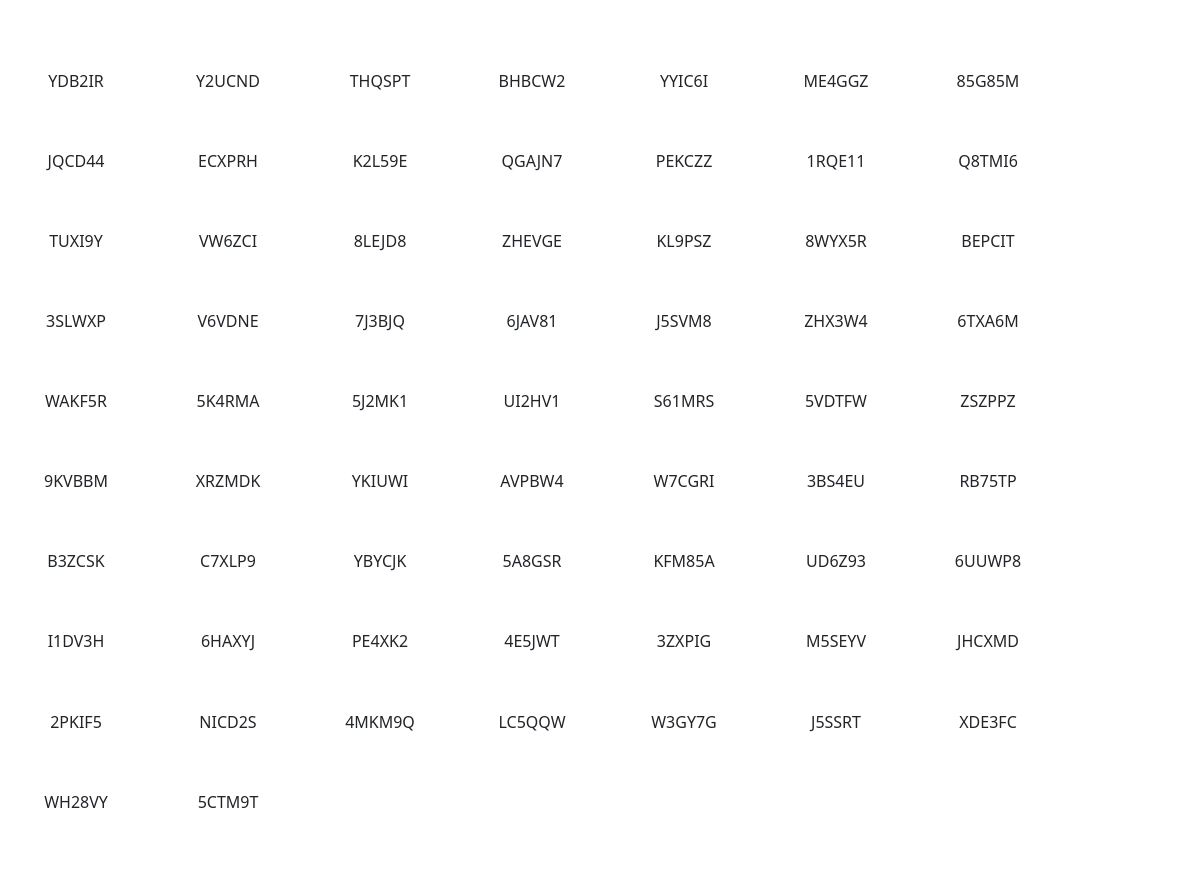
Page /stickers/ (signed in) on the earlier database version.
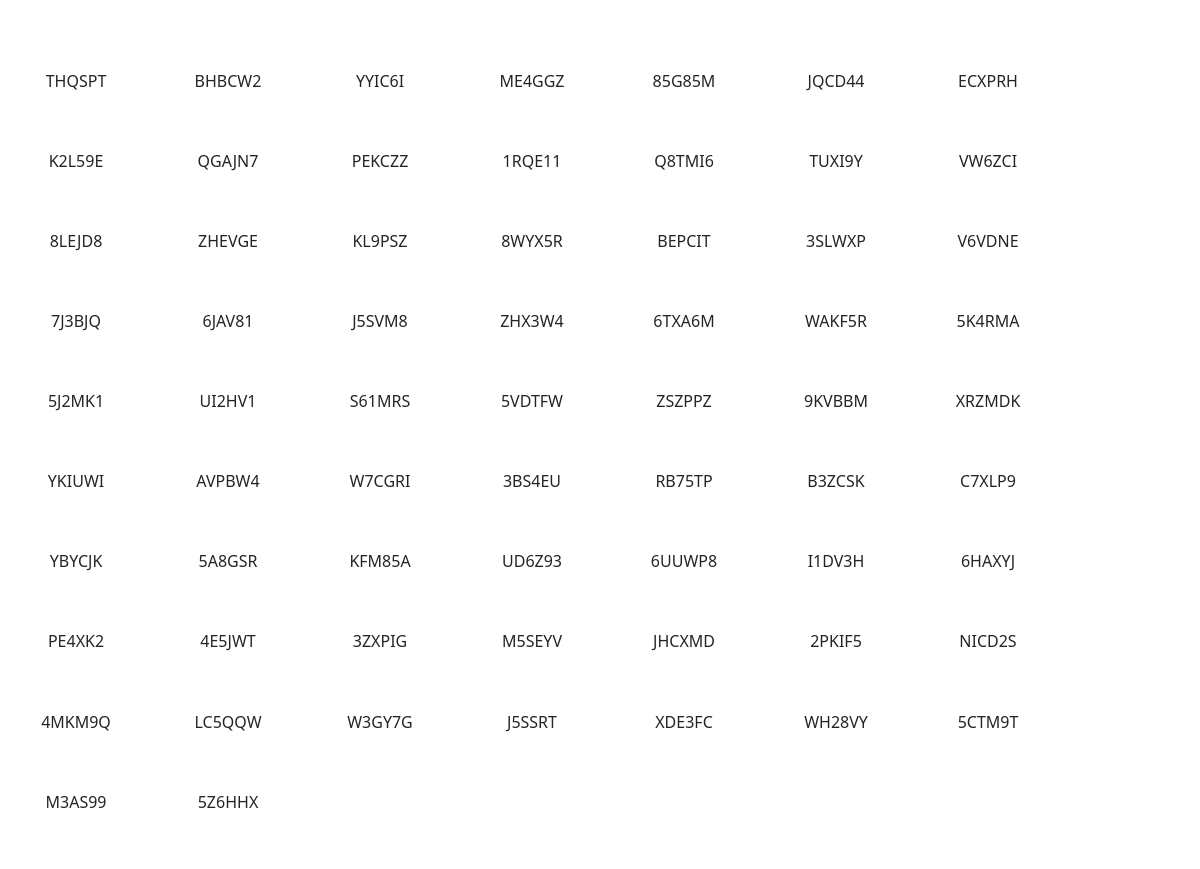
Same page on the later database version.
### listings/models.py (models this page shows, shortened)
class UniqueReference(models.Model):
    repairstore = models.ForeignKey(RepairStore, on_delete=models.CASCADE)
    value = models.CharField(max_length=6, unique=True)
    is_used = models.BooleanField(default=False)

### listings/views.py (the view)
# urls.py: path('stickers/', stickers, name='stickers'),
@login_required
@require_http_methods(['GET'])
def stickers(request):
    try:
        repairstore = RepairStore.objects.get(user=request.user)
        stickers = UniqueReference.objects.filter(repairstore=repairstore, is_used=False)
        template = 'stickers.html'
        context = {
            'stickers': stickers,
        }
        return render(request, template, context)
    except RepairStore.DoesNotExist:
        return render(request, 'error_page.html', {'error_message': 'User has no associated RepairStore'})

### listings/templates/stickers.html (shortened to what this page needs)
{% load l10n %}
<!DOCTYPE html>
<html lang="en">
<head>
    <link href="https://cdn.jsdelivr.net/npm/bootstrap@5.2.3/dist/css/bootstrap.min.css" rel="stylesheet">
    <link rel="stylesheet" href="https://cdnjs.cloudflare.com/ajax/libs/paper-css/0.3.0/paper.css">
</head>
<body class="A4">
    <section class="sheet m-0" style="padding-top: 10.7mm; padding-bottom: 10.7mm;">
        <div class="container-fluid p-0 m-0">
            <div class="row p-0 m-0">
                <div class="col-12 p-0 m-0 mx-auto">
                    {% for sticker in stickers %}
                    <div class="card p-0 mx-1 border-0" style="float: left; width: 38.1mm; height: 21.2mm; padding: 3mm;">
                        <span class="text-center my-auto">{{ sticker.value }}</span>
                    </div>
                    {% endfor %}
                </div>
            </div>
        </div>
    </section>
</body>
</html>

Differences in the rows shown:
no longer on this page (row edited): UniqueReference: value "YDB2IR"
no longer on this page (row edited): UniqueReference: value "Y2UCND"
added UniqueReference: value "M3AS99"
added UniqueReference: value "5Z6HHX"
